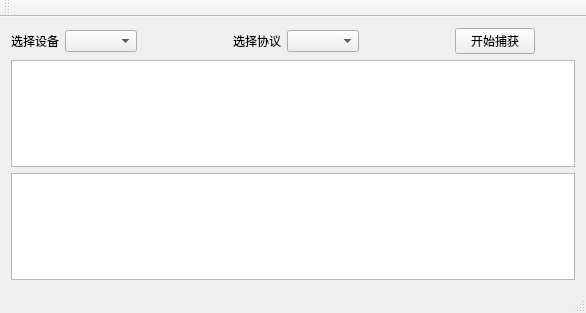
<?xml version="1.0" encoding="UTF-8"?>
<ui version="4.0">
 <class>MainWindow</class>
 <widget class="QMainWindow" name="MainWindow">
  <property name="geometry">
   <rect>
    <x>0</x>
    <y>0</y>
    <width>586</width>
    <height>313</height>
   </rect>
  </property>
  <property name="windowTitle">
   <string>MainWindow</string>
  </property>
  <widget class="QWidget" name="centralWidget">
   <layout class="QVBoxLayout" name="verticalLayout">
    <item>
     <layout class="QHBoxLayout" name="horizontalLayout_2">
      <item>
       <layout class="QHBoxLayout" name="selectDevice_layout">
        <item>
         <widget class="QLabel" name="selectDevice_tabel">
          <property name="text">
           <string>选择设备</string>
          </property>
         </widget>
        </item>
        <item>
         <widget class="QComboBox" name="selectDevice_Box"/>
        </item>
       </layout>
      </item>
      <item>
       <spacer name="selectDeivce_spacer">
        <property name="orientation">
         <enum>Qt::Horizontal</enum>
        </property>
        <property name="sizeHint" stdset="0">
         <size>
          <width>40</width>
          <height>20</height>
         </size>
        </property>
       </spacer>
      </item>
      <item>
       <layout class="QHBoxLayout" name="selectProtocol_layout">
        <item>
         <widget class="QLabel" name="selectProtocol_tabel">
          <property name="text">
           <string>选择协议</string>
          </property>
         </widget>
        </item>
        <item>
         <widget class="QComboBox" name="selectProtocol_Box"/>
        </item>
       </layout>
      </item>
      <item>
       <spacer name="selectProtocol_pacer">
        <property name="orientation">
         <enum>Qt::Horizontal</enum>
        </property>
        <property name="sizeHint" stdset="0">
         <size>
          <width>40</width>
          <height>20</height>
         </size>
        </property>
       </spacer>
      </item>
      <item>
       <layout class="QHBoxLayout" name="horizontalLayout">
        <item>
         <widget class="QPushButton" name="capturePackage">
          <property name="text">
           <string>开始捕获</string>
          </property>
         </widget>
        </item>
        <item>
         <spacer name="operatorButton_pacer">
          <property name="orientation">
           <enum>Qt::Horizontal</enum>
          </property>
          <property name="sizeHint" stdset="0">
           <size>
            <width>40</width>
            <height>20</height>
           </size>
          </property>
         </spacer>
        </item>
       </layout>
      </item>
     </layout>
    </item>
    <item>
     <widget class="QTableWidget" name="packetlistTable"/>
    </item>
    <item>
     <spacer name="verticalSpacer">
      <property name="orientation">
       <enum>Qt::Vertical</enum>
      </property>
      <property name="sizeHint" stdset="0">
       <size>
        <width>20</width>
        <height>40</height>
       </size>
      </property>
     </spacer>
    </item>
    <item>
     <widget class="QTableWidget" name="packetdetailTable"/>
    </item>
    <item>
     <spacer name="verticalSpacer_2">
      <property name="orientation">
       <enum>Qt::Vertical</enum>
      </property>
      <property name="sizeHint" stdset="0">
       <size>
        <width>20</width>
        <height>40</height>
       </size>
      </property>
     </spacer>
    </item>
   </layout>
  </widget>
  <widget class="QMenuBar" name="menuBar">
   <property name="geometry">
    <rect>
     <x>0</x>
     <y>0</y>
     <width>586</width>
     <height>26</height>
    </rect>
   </property>
  </widget>
  <widget class="QToolBar" name="mainToolBar">
   <attribute name="toolBarArea">
    <enum>TopToolBarArea</enum>
   </attribute>
   <attribute name="toolBarBreak">
    <bool>false</bool>
   </attribute>
  </widget>
  <widget class="QStatusBar" name="statusBar"/>
 </widget>
 <layoutdefault spacing="6" margin="11"/>
 <resources/>
 <connections/>
</ui>
